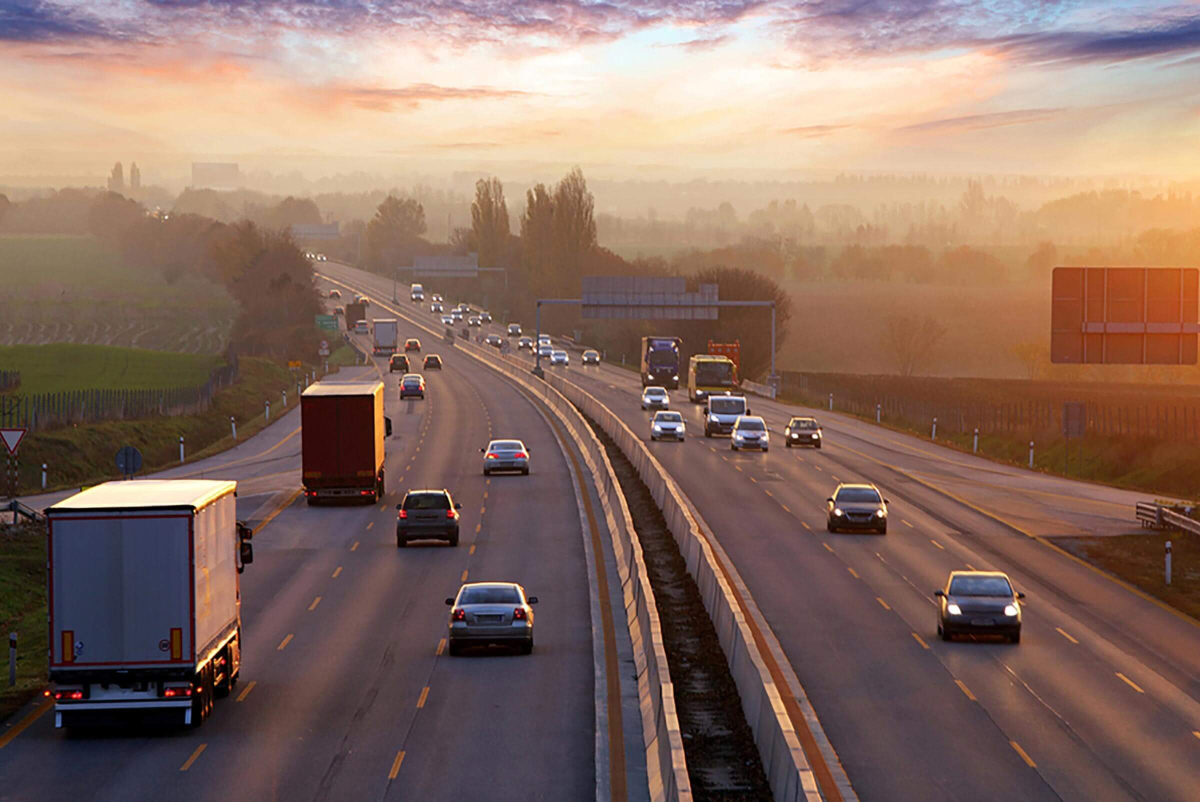
#> input picture 1- Simple image processing/images/image.jpg, 2400 x 1603 px (shown at 1/2 size)
$ jupyter execute 'Reading an image.ipynb'
#> lines starting #> are read from the running program, lines starting #| are printed output that depends on the picture
## 1) Reading an image

[cell 1]
import cv2
import matplotlib.pyplot as plt


def display(img):
    plt.figure(figsize=(10,6))
    plt.axis("off")
    plt.imshow(cv2.cvtColor(img, cv2.COLOR_BGR2RGB))
    plt.show()
    plt.clf()

# Reading the image using imread() function
image = cv2.imread("images/image.jpg")
#> image is the input picture: shape (1603, 2400, 3); mean B, G, R 98.4, 109.4, 136.3
display(image)

[cell 2]
# Extracting the height, width and channel of an image
h, w, c = image.shape
#> h = 1603; w = 2400; c = 3
print('width:  ', w)
#| width:   2400
print('height: ', h)
#| height:  1603
print('channel:', c)
#| channel: 3

[cell 3]
# Extracting RGB values, by randomly choosing a pixel
# by passing in 100, 100 for height and width.
(B, G, R) = image[100, 100]
#> B = 165; G = 172; R = 211
print('Red:  ', R)
#| Red:   211
print('Green: ', G)
#| Green:  172
print('Blue:', B)
#| Blue: 165

[cell 4]
# We can also pass the channel to extract
# the value for a specific channel
B = image[100, 100, 0]
print('Blue:', B)
#| Blue: 165

------

## 2) Extracting the Region of Interest (ROI)

[cell 5]
# We will calculate the region of interest
# by slicing the pixels of the image
roi = image[100 : 500, 200 : 700]
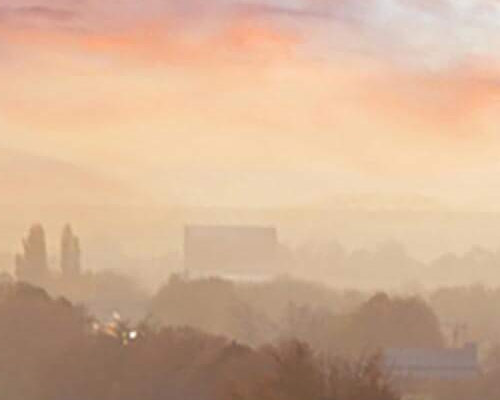
#> roi: shape (400, 500, 3); mean B, G, R 148.2, 176.2, 210.7
display(roi)

------

## 3) Resizing the Image

[cell 6]
# resize() function takes 2 parameters,
# the image and the dimensions
resize = cv2.resize(image, (800, 800))
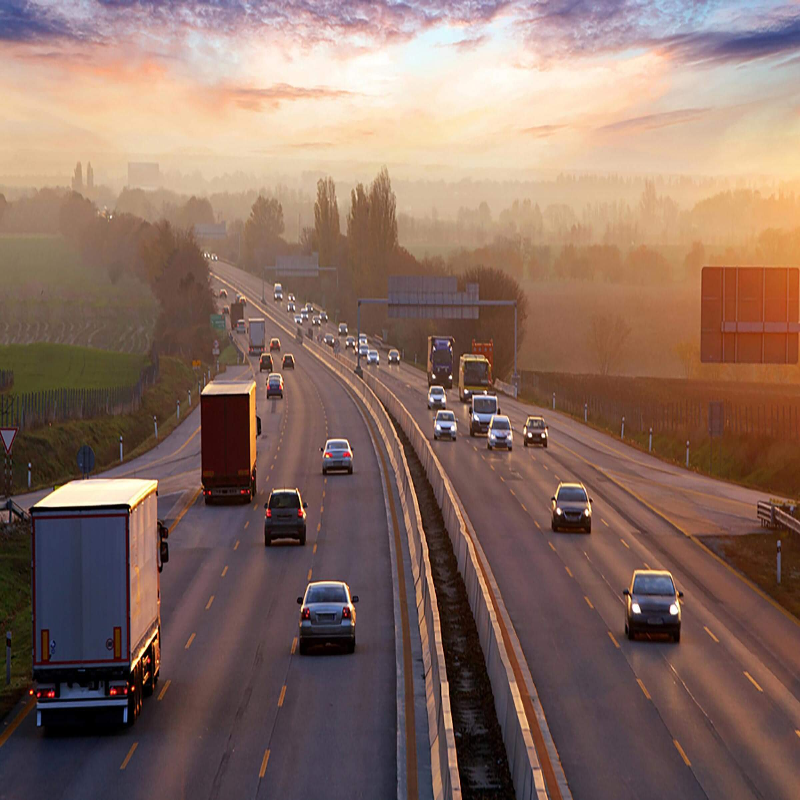
#> resize: shape (800, 800, 3); mean B, G, R 98.3, 109.3, 136.2
display(resize)

> The problem with this approach is that the aspect ratio of the image is not maintained. So we need to do some extra work in order to maintain a proper aspect ratio.

[cell 7]
# Calculating the ratio by dividing the new width by the old one
ratio = 800 / w
#> ratio = 0.333

# Creating a tuple containing the new dimention (width and height)
# Then, resizing the image
resize_aspect = cv2.resize(image, (800, int(h * ratio)) )
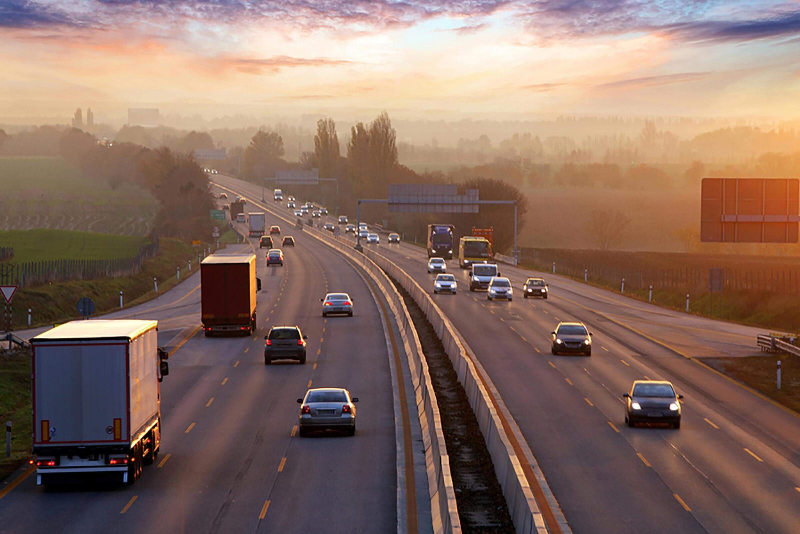
#> resize_aspect: shape (534, 800, 3); mean B, G, R 98.3, 109.3, 136.2
display(resize_aspect)

------

## 4) Rotating the Image

#### 1- Generating a rotation matrix

###### cv2.getRotationMatrix2D(center, angle, scale) → retval
- **Parameters**:
    - **center** – Center of the rotation in the source image.
    - **angle** – Rotation angle in degrees. Positive values mean counter-clockwise rotation (the coordinate origin is assumed to be the top-left corner).
    - **scale** – Isotropic scale factor.
    - **map_matrix** – The output affine transformation, 2x3 floating-point matrix.


It returns a 2*3 matrix consisting of values derived from alpha and beta
alpha = scale * cos(angle)
beta = scale * sine(angle)

[cell 8]
# Calculating the center of the image
center = (w // 2, h // 2)
#> center = (1200, 801)
matrix = cv2.getRotationMatrix2D(center, -45, 1.0)

#### 2- Performing the affine transformation

##### cv2.warpAffine(src, M, dsize[, dst[, flags[, borderMode[, borderValue]]]]) → dst

- **Parameters**:
    - **src** – input image.
    - **dst** – output image that has the size dsize and the same type as src .
    - **M** – 2\times 3 transformation matrix.
    - **dsize** – size of the output image.
    - **flags** – combination of interpolation methods (see resize() ) and the optional flag WARP_INVERSE_MAP that means that M is the inverse transformation ( \texttt{dst}\rightarrow\texttt{src} ).
    - **borderMode** – pixel extrapolation method (see borderInterpolate()); when borderMode=BORDER_TRANSPARENT , it means that the pixels in the destination image corresponding to the “outliers” in the source image are not modified by the function.
    - **borderValue** – value used in case of a constant border; by default, it is 0.

##### The function warpAffine transforms the source image using the specified matrix:

Here M is the rotation matrix, described above.
It calculates new x, y co-ordinates of the image and transforms it.

[cell 9]
rotated = cv2.warpAffine(image, matrix, (w, h))
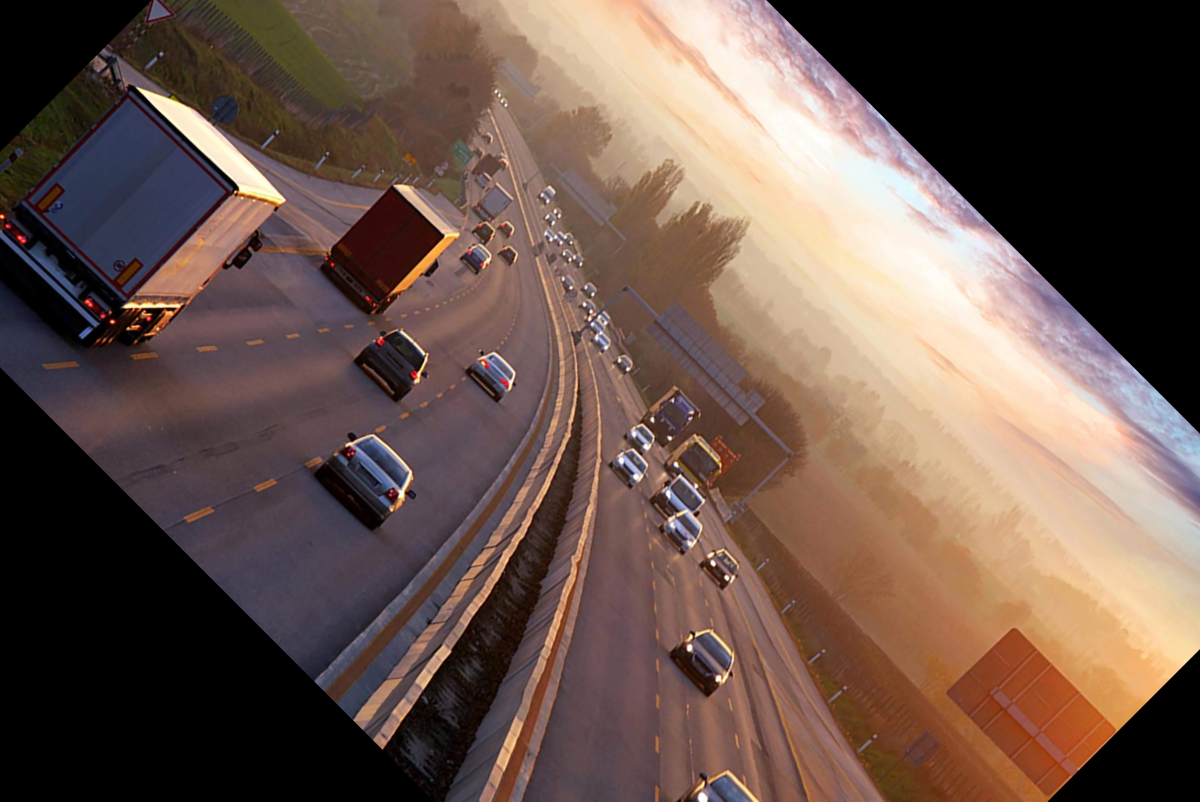
#> rotated: shape (1603, 2400, 3) (shown at 1/2 size); mean B, G, R 75.8, 84.7, 105.7
display(rotated)

------

## 5) Drawing a Rectangle

#### cv2.rectangle(img, pt1, pt2, color[, thickness[, lineType[, shift]]]) → None

- **Parameters**:
     - **img** – Image.
     - **pt1** – Vertex of the rectangle. (Top-left corner co-ordinates)
     - **pt2** – Vertex of the rectangle opposite to pt1. (Bottom-right corner co-ordinates)
     - **rec** – Alternative specification of the drawn rectangle.
     - **color** – Rectangle color or brightness (grayscale image). (Color (in BGR format))
     - **thickness** – Thickness of lines that make up the rectangle. Negative values, like CV_FILLED , mean that the  function has to draw a filled rectangle.
     - **lineType** – Type of the line. See the line() description.
     - **shift** – Number of fractional bits in the point coordinates.

###### The function rectangle draws a rectangle outline or a filled rectangle whose two opposite corners are pt1 and pt2, or r.tl() and r.br()-Point(1,1).
> it is an in-place operation

[cell 10]
# We are copying the original image, as it is an in-place operation.
output = image.copy()

# Using the rectangle() function to create a rectangle.
rectangle = cv2.rectangle(output, (1500, 900),
                          (600, 400), (255, 0, 0), 2)

display(rectangle)
#> in display (call 6), `plt.show()`:
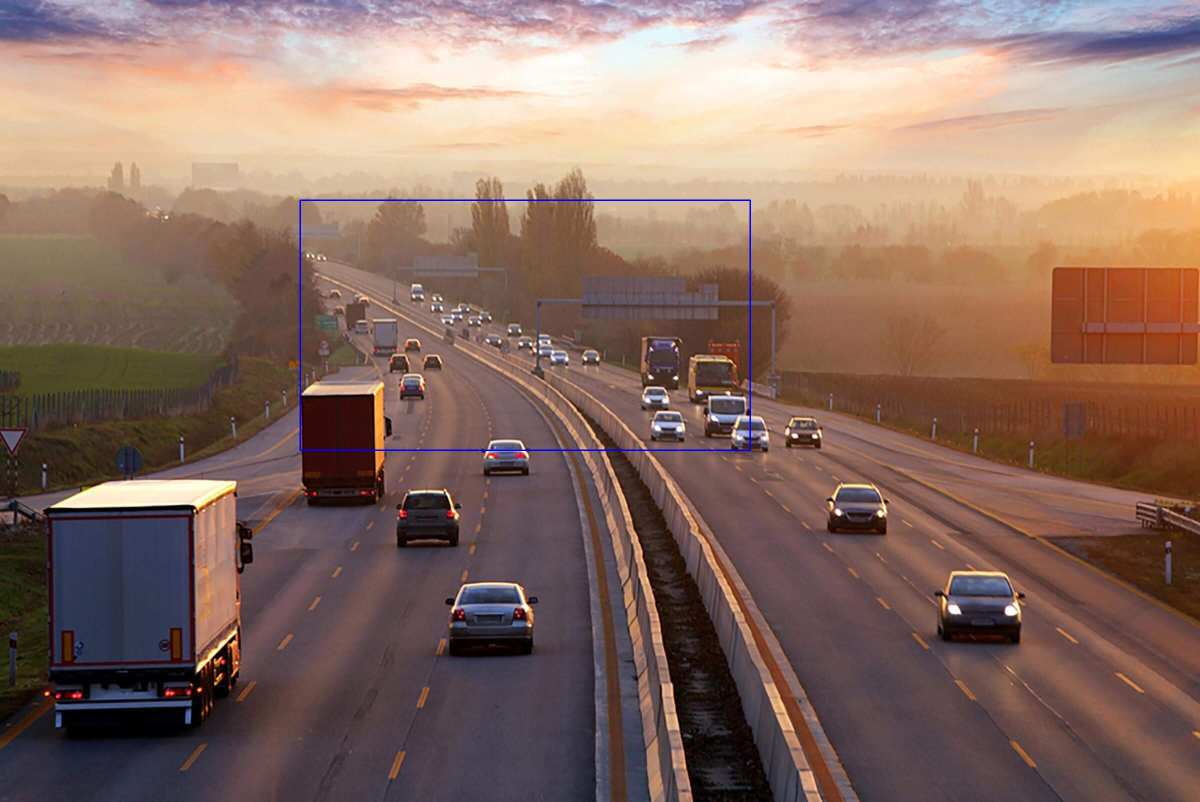
#> shown: shape (1603, 2400, 3) (shown at 1/2 size); mean R, G, B 136, 109.1, 98.7

------

## 5) Displaying text

#### cv.PutText(img, text, org, font, color) → None

- Parameters:
    - **img** – Image.
    - **text** – Text string to be drawn.
    - **org** – Bottom-left corner of the text string in the image from where the text should start.
    - **font** – CvFont structure initialized using InitFont().
    - **fontFace** – Font type. One of FONT_HERSHEY_SIMPLEX, FONT_HERSHEY_PLAIN, FONT_HERSHEY_DUPLEX, FONT_HERSHEY_COMPLEX, FONT_HERSHEY_TRIPLEX, FONT_HERSHEY_COMPLEX_SMALL, FONT_HERSHEY_SCRIPT_SIMPLEX, or FONT_HERSHEY_SCRIPT_COMPLEX, where each of the font ID’s can be combined with FONT_ITALIC to get the slanted letters.
    - **fontScale** – Font scale factor that is multiplied by the font-specific base size.
    - **color** – Text color.
    - **thickness** – Thickness of the lines used to draw a text.
    - **lineType** – Line type. See the line for details.
    - **bottomLeftOrigin** – When true, the image data origin is at the bottom-left corner. Otherwise, it is at the top-left corner.

**The function putText renders the specified text string in the image. Symbols that cannot be rendered using the specified font are replaced by question marks.**

> it's also an in-place operation

[cell 11]
# We are copying the original image, as it is an in-place operation.
output = image.copy()

# Adding the text using putText() function
text = cv2.putText(output, 'OpenCV Demo', (500, 550),
                   cv2.FONT_HERSHEY_SIMPLEX, 4, (255, 0, 0), 2)
display(text)
#> in display (call 7), `plt.show()`:
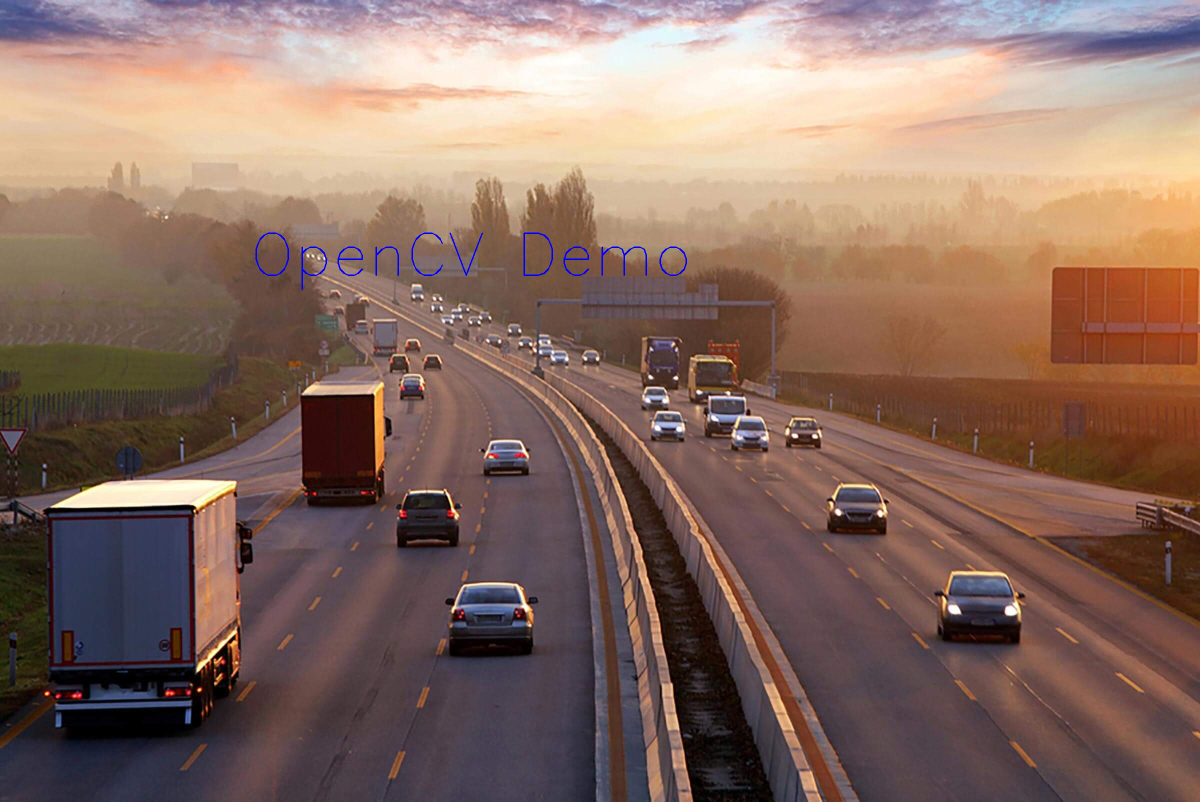
#> shown: shape (1603, 2400, 3) (shown at 1/2 size); mean R, G, B 136.1, 109.2, 98.6

------

## 6) Reading and displaying an image in OpenCV

Inorder to do this, some external libraries are required to install :

`pip install opencv-python`
`pip install numpy`
`pip install matplotlib`

###              Example #1 (Using Numpy) :

[cell 12]
# Python code to reading an image using OpenCV
import numpy as np
import cv2

# You can give path to the
# image as first argument
img = cv2.imread('images/cc-2.png', 0)
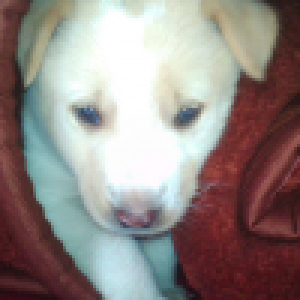
#> input picture 1- Simple image processing/images/cc-2.png, 100 x 100 px (shown 3 times larger)
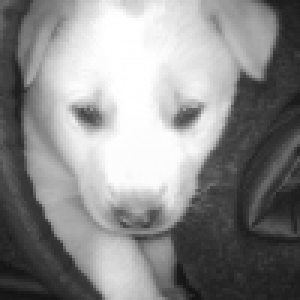
#> img: shape (100, 100) (shown 3 times larger); min 19, max 255, mean 139

# will show the image in a window
cv2.imshow('image', img)
# De-allocate any associated memory usage
# wait for ESC key to exit
# wait for 's' key to save and exit

if cv2.waitKey(0) & 0xff == 27:
#> (key Esc is pressed here)
    cv2.destroyAllWindows()

### Example #2 (Using Matplotlib):

[cell 13]
# Python code to reading an image using OpenCV
import cv2
import numpy as np
import matplotlib.pyplot as plt

img = cv2.imread('images/cc-2.png')
#> img is the input picture: shape (100, 100, 3); mean B, G, R 133.4, 136.7, 147.2

display(img)
